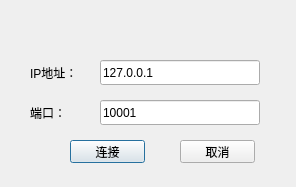
<?xml version="1.0" encoding="UTF-8"?>
<ui version="4.0">
 <class>DialogConnect</class>
 <widget class="QDialog" name="DialogConnect">
  <property name="geometry">
   <rect>
    <x>0</x>
    <y>0</y>
    <width>296</width>
    <height>187</height>
   </rect>
  </property>
  <property name="windowTitle">
   <string>Dialog</string>
  </property>
  <widget class="QLineEdit" name="leditIP">
   <property name="geometry">
    <rect>
     <x>100</x>
     <y>60</y>
     <width>160</width>
     <height>25</height>
    </rect>
   </property>
   <property name="text">
    <string>127.0.0.1</string>
   </property>
  </widget>
  <widget class="QPushButton" name="btnConnect">
   <property name="geometry">
    <rect>
     <x>70</x>
     <y>140</y>
     <width>75</width>
     <height>23</height>
    </rect>
   </property>
   <property name="text">
    <string>连接</string>
   </property>
  </widget>
  <widget class="QPushButton" name="btnCancel">
   <property name="geometry">
    <rect>
     <x>180</x>
     <y>140</y>
     <width>75</width>
     <height>23</height>
    </rect>
   </property>
   <property name="text">
    <string>取消</string>
   </property>
  </widget>
  <widget class="QLabel" name="label">
   <property name="geometry">
    <rect>
     <x>30</x>
     <y>60</y>
     <width>54</width>
     <height>25</height>
    </rect>
   </property>
   <property name="text">
    <string>IP地址：</string>
   </property>
  </widget>
  <widget class="QLineEdit" name="leditPort">
   <property name="geometry">
    <rect>
     <x>100</x>
     <y>100</y>
     <width>160</width>
     <height>25</height>
    </rect>
   </property>
   <property name="text">
    <string>10001</string>
   </property>
  </widget>
  <widget class="QLabel" name="label_2">
   <property name="geometry">
    <rect>
     <x>30</x>
     <y>100</y>
     <width>54</width>
     <height>25</height>
    </rect>
   </property>
   <property name="text">
    <string>端口：</string>
   </property>
  </widget>
 </widget>
 <resources/>
 <connections/>
</ui>
